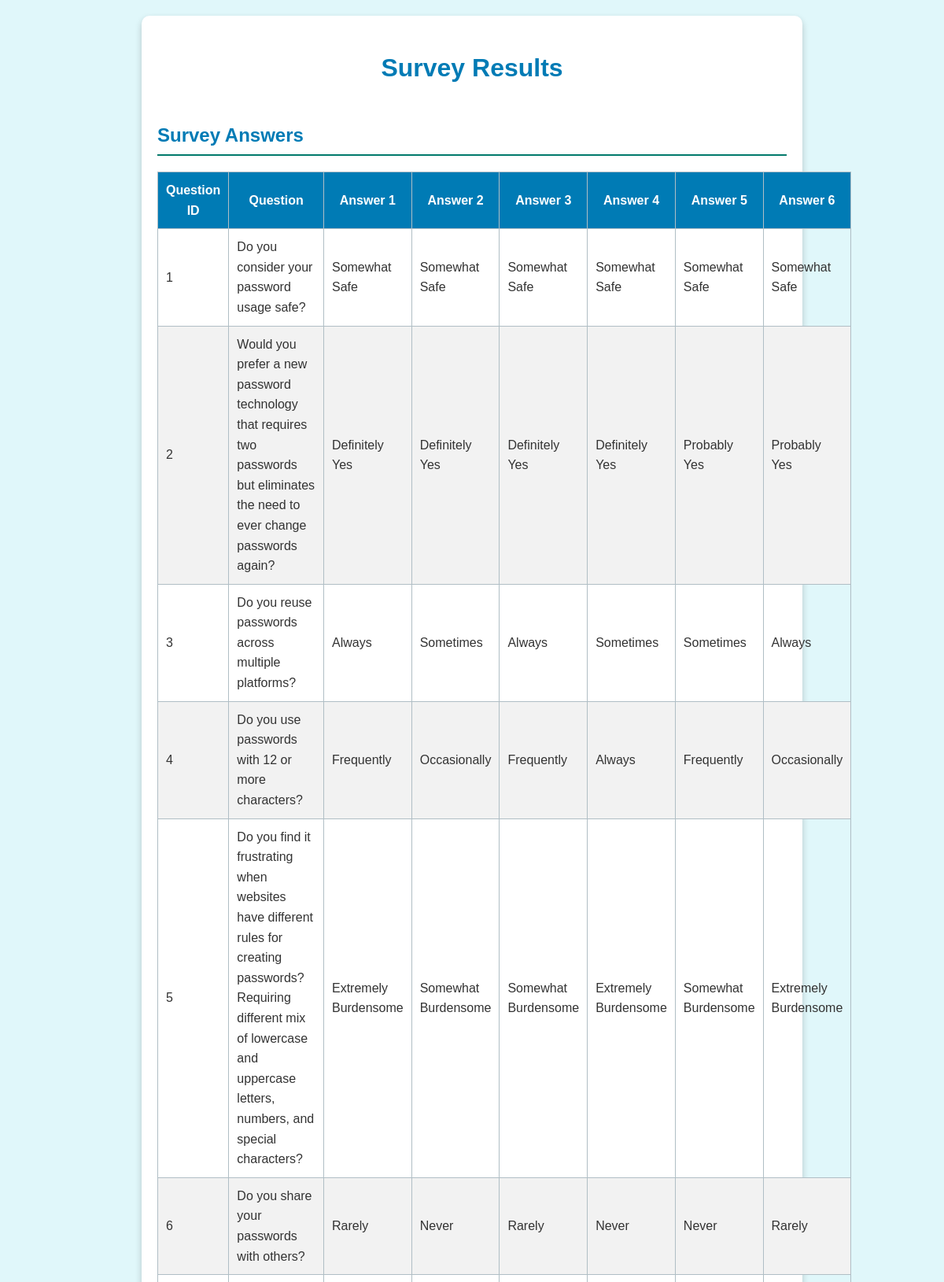
The app's page /results (upper part) with its own data.
### app.py (models this page shows)
class SurveyResponse(db.Model):
    id = db.Column(db.Integer, primary_key=True)
    question_id = db.Column(db.Integer, nullable=False)
    question_text = db.Column(db.String(255), nullable=False)
    answer = db.Column(db.String(255), nullable=False)

### app.py (the view)
@app.route('/results')
def results():
    responses = SurveyResponse.query.all()
    grouped_responses = {}
    for response in responses:
        if response.question_id not in grouped_responses:
            grouped_responses[response.question_id] = {
                "question_text": response.question_text,
                "answers": []
            }
        grouped_responses[response.question_id]["answers"].append(response.answer)
    max_answers = max(len(data["answers"]) for data in grouped_responses.values()) if grouped_responses else 0
    credentials = UserCredentials.query.all()
    demographics = Demographics.query.all()
    password_feedback = PasswordFeedback.query.all()
    return render_template(
        'results.html',
        responses = responses,
        grouped_responses=grouped_responses,
        password_feedback=password_feedback,
        credentials=credentials,
        demographics=demographics,
        max_answers=max_answers
    )

### templates/results.html (shortened to what this page needs)
<!DOCTYPE html>
<html lang="en">
<head>
    <link rel="stylesheet" href="/static/css/styles.css">
</head>
<body>
    <div class="container">
        <h1>Survey Results</h1>
        {% if grouped_responses %}
        <h2>Survey Answers</h2>
        <table border="1" cellpadding="10" cellspacing="0">
            <thead>
                <tr>
                    <th>Question ID</th>
                    <th>Question</th>
                    {% for i in range(max_answers) %}
                    <th>Answer {{ i + 1 }}</th>
                    {% endfor %}
                </tr>
            </thead>
            <tbody>
                {% for question_id, data in grouped_responses.items() %}
                <tr>
                    <td>{{ question_id }}</td>
                    <td>{{ data.question_text }}</td>
                    {% for answer in data.answers %}
                    <td>{{ answer }}</td>
                    {% endfor %}
                </tr>
                {% endfor %}
            </tbody>
        </table>
        {% else %}
        <p>No responses have been recorded yet.</p>
        {% endif %}
        <br>
    </div>
</body>
</html>

### static/css/styles.css (style rules this page uses)
body { font-family: Arial, sans-serif; background-color: #e0f7fa; color: #333; margin: 0; padding: 20px; line-height: 1.6; }
.container { max-width: 600px; margin: 0 auto; background: #ffffff; border-radius: 8px; box-shadow: 0 4px 8px rgba(0, 0, 0, 0.1); padding: 20px; }
h1 { color: #007bb5; text-align: center; margin-bottom: 20px; }
h2 { font-size: 1.5em; margin-top: 30px; color: #007bb5; border-bottom: 1px solid #b0bec5; padding-bottom: 2px; }
table { width: 100%; border-collapse: collapse; margin: 20px 0; font-size: 1em; text-align: left; }
table th, table td { border: 1px solid #b0bec5; padding: 10px; }
table th { background-color: #007bb5; color: white; text-align: center; font-weight: bold; }
table tbody tr:nth-child(even) { background-color: #f2f2f2; }
.container { padding: 20px; background: #ffffff; border-radius: 10px; box-shadow: 0 4px 8px rgba(0, 0, 0, 0.2); max-width: 800px; margin: auto; }
h2 { color: #007bb5; text-align: left; margin-bottom: 20px; }
h2 { border-bottom: 2px solid #00796b; padding-bottom: 5px; margin-top: 40px; }

### records on screen
SurveyResponse: question_text "Do you consider your password usage safe?", answer "Somewhat Safe"
SurveyResponse: answer "Somewhat Safe"
SurveyResponse: answer "Somewhat Safe"
SurveyResponse: answer "Somewhat Safe"
SurveyResponse: answer "Somewhat Safe"
SurveyResponse: answer "Somewhat Safe"
SurveyResponse: question_text "Would you prefer a new password technology that requires two passwords but eliminates the need to ever change passwords again?", answer "Definitely Yes"
SurveyResponse: answer "Definitely Yes"
SurveyResponse: answer "Definitely Yes"
SurveyResponse: answer "Definitely Yes"
SurveyResponse: answer "Probably Yes"
SurveyResponse: answer "Probably Yes"
SurveyResponse: question_text "Do you reuse passwords across multiple platforms?", answer "Always"
SurveyResponse: answer "Sometimes"
SurveyResponse: answer "Always"
SurveyResponse: answer "Sometimes"
SurveyResponse: answer "Sometimes"
SurveyResponse: answer "Always"
SurveyResponse: question_text "Do you use passwords with 12 or more characters?", answer "Frequently"
SurveyResponse: answer "Occasionally"
SurveyResponse: answer "Frequently"
SurveyResponse: answer "Always"
SurveyResponse: answer "Frequently"
SurveyResponse: answer "Occasionally"
SurveyResponse: question_text "Do you find it frustrating when websites have different rules for creating passwords? Requiring different mix of lowercase and uppercase letters, numbers, and special characters?", answer "Extremely Burdensome"
SurveyResponse: answer "Somewhat Burdensome"
SurveyResponse: answer "Somewhat Burdensome"
SurveyResponse: answer "Extremely Burdensome"
SurveyResponse: answer "Somewhat Burdensome"
SurveyResponse: answer "Extremely Burdensome"
SurveyResponse: question_text "Do you share your passwords with others?", answer "Rarely"
SurveyResponse: answer "Never"
SurveyResponse: answer "Rarely"
SurveyResponse: answer "Never"
SurveyResponse: answer "Never"
SurveyResponse: answer "Rarely"

### other values on screen
{{ i + 1 }} "1" "2" "3" "4" "5" "6"
{{ question_id }} "1" "2" "3" "4" "5" "6"
